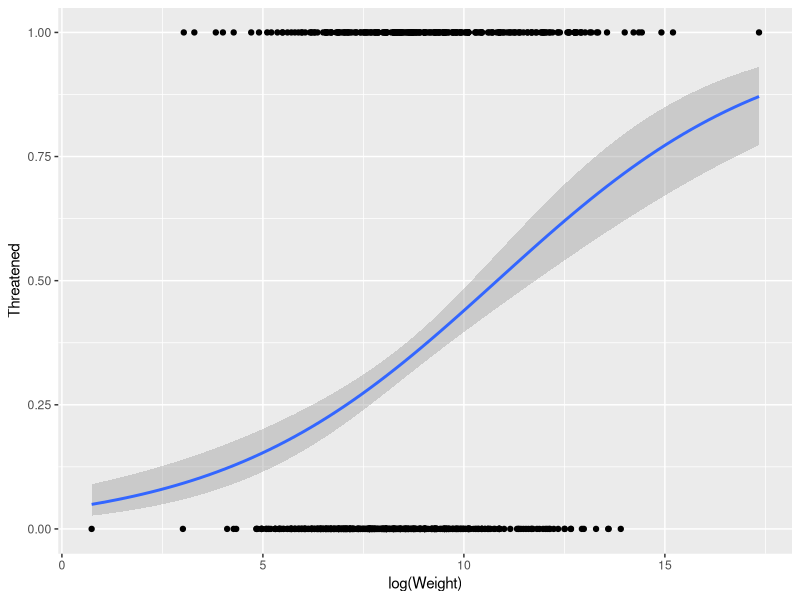
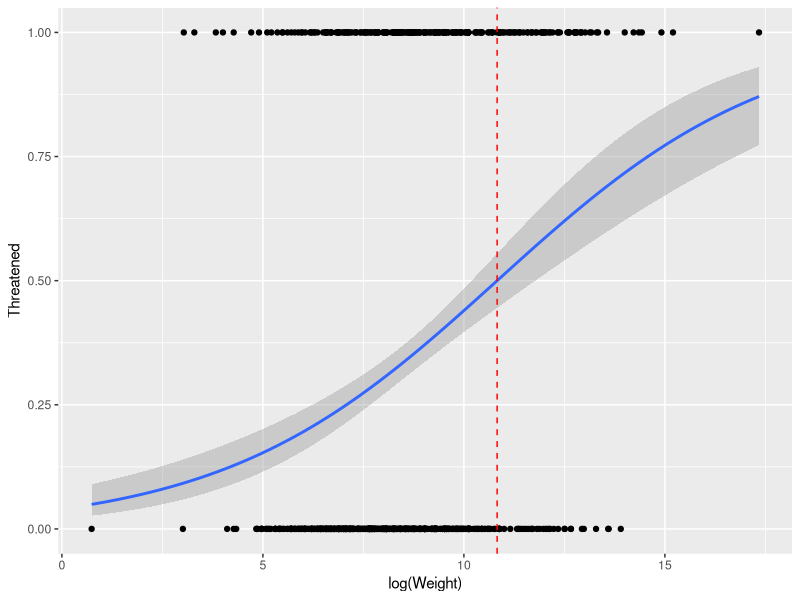
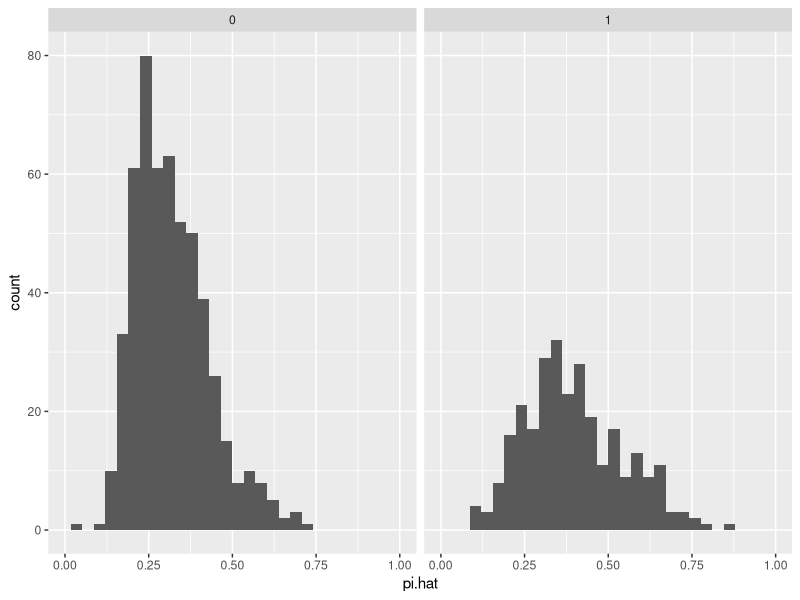

These charts were generated, in order, by the following R code:
library(tidyverse)
library(ROCR)

sharks <- read_csv("sharks.csv", col_types=cols() )

threatened <- c("Critically Endangered","Endangered","Vulnerable")
nonthreatened <- c("Least Concern","Near Threatened")
sharks <- sharks %>% mutate( Threatened = case_when( Category %in% threatened ~ 1, Category %in% nonthreatened ~ 0 ))

sharks.fit <- glm( Threatened ~ log(Weight), data = sharks, family = binomial )
summary( sharks.fit )
pchisq( sharks.fit$null.deviance - sharks.fit$deviance, 1, lower.tail=F)
ggplot( sharks, aes(log(Weight),Threatened)) + 
  geom_point() + 
  geom_smooth( method=glm, method.args = list(family = "binomial"))

link <- family(sharks.fit)$link
linkinv <- family(sharks.fit)$linkinv
new <- data.frame( Weight = c(1800,270000))
( responses <- predict( sharks.fit, new, type="response") )
links <- predict( sharks.fit, new, type="link", se.fit=TRUE)
( predictions <- tibble( Weight = new$Weight ) %>%
    mutate( logWeight = log(new$Weight) ) %>%  
    mutate( Link.lwr = links$fit - 1.96*links$se.fit ) %>% 
    mutate( Link = links$fit ) %>% 
    mutate( Link.upr = links$fit + 1.96*links$se.fit) )
( predictions <- predictions %>% 
    mutate( Response.lwr = linkinv(Link.lwr) ) %>% 
    mutate( Response = linkinv(Link) ) %>%  
    mutate( Response.upr = linkinv(Link.upr)) )

# vcov( sharks.fit )

( boundary <- -sharks.fit$coefficients[[1]] / sharks.fit$coefficients[[2]] )
ggplot( sharks, aes(log(Weight),Threatened)) + 
  geom_point() + 
  geom_smooth( method=glm, method.args = list(family = "binomial")) +
  geom_vline(xintercept=boundary, linetype="dashed", color="red")
( sharks <- sharks %>% mutate( Classifier = as.numeric( log(Weight) > boundary )) )
sharks.table <- table( sharks$Threatened, sharks$Classifier )
rownames( sharks.table ) <- c("Not threatened", "Threatened")
colnames( sharks.table ) <- c("Not predicted to be threatened", "Predicted to be threatened" )
sharks.table 
mean( sharks$Threatened == sharks$Classifier )
mean( sharks$Threatened != sharks$Classifier )

sharks <- sharks %>% mutate(pi.hat = sharks.fit$fitted.values) 
sharks %>% group_by(Threatened) %>% summarize( N = n(), pi.average = mean(pi.hat)) 
ggplot( sharks, aes(pi.hat))+geom_histogram()+facet_wrap(~Threatened)+xlim(0,1)

(sharks.null <- mean( sharks$Threatened ))
( sharks.R2.M <- 1 - (sharks.fit$deviance / sharks.fit$null.deviance ) )
( sharks.R2.S <- sum( (sharks.fit$fitted.values - sharks.null)^2 ) / sum( (sharks$Threatened - sharks.null)^2 ) )
